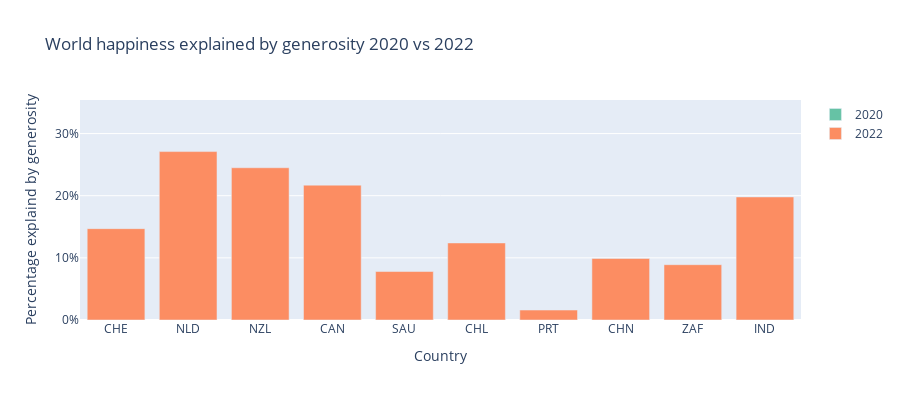

The notebook cell saved with this chart:
### Markdown cell above
Let's analyse the difference in inflation between 2020 and 2022:

- In 2020, the inflation was considerably lower than in 2022.
- Has the overall happiness score for generosity in 2022 decreased compared to 2020?
- Can this be explained by inflation?"

## Happiness and Generosity in 2020 vs 2022

- Countries on the X-axis
- Bar for 2020 and bar for 2022 in one graph
- Happiness score and generosity on the Y-axis (separate graph for each variable)

#### Question: Is inflation higher in 2022 than in 2020 in every selected country?

#### Question: Is the happiness score lower in 2022 than in 2020 every selected country?

### Code cell
# Define the colors (ChatGPT)
colors = ['rgb(102,194,165)', 'rgb(252,141,98)', 'rgb(141,160,203)']

# creeer de layout
layout = go.Layout(
    xaxis=go.layout.XAxis(
        type='category' # het type van de X as is categorisch
    ),
    yaxis = go.layout.YAxis(
        tickformat = ',.0%', # toon als percentage
    ),
    height=400
)

year2020 = go.Bar(
    x=happiness_2020['Country name'],
    y=happiness_2020['Explained by: Generosity'], # by year 2020
    name='2020',
    marker=dict(color=colors[0]) #ChatGPT 
)
year2022 = go.Bar(
    x=happiness_2022['Country'],
    y=happiness_2022['Explained by: Generosity'],
    name='2022',
    marker=dict(color=colors[1]) #ChatGPT
)

data = [year2020, year2022]
fig = go.Figure(data=data, layout=layout)

# labels
fig.update_layout(
    title="World happiness explained by generosity 2020 vs 2022",
    xaxis_title="Country",
    yaxis_title="Percentage explaind by generosity")
    
fig.show()

### Figure 1 — Plotly figure (JSON) as saved in the notebook; plotly's stock layout.template omitted (floating-point values rounded to 4 significant figures)
{"data": [{"marker": {"color": "rgb(102,194,165)"}, "name": "2020", "type": "bar", "x": [null, null, null, null, null, null, null, null, null, null], "y": [0.2691, 0.3363, 0.3257, 0.2815, 0.08744, 0.1556, 0.05304, 0.07902, 0.1264, 0.2371]}, {"marker": {"color": "rgb(252,141,98)"}, "name": "2022", "type": "bar", "x": ["CHE", "NLD", "NZL", "CAN", "SAU", "CHL", "PRT", "CHN", "ZAF", "IND"], "y": [0.147, 0.271, 0.245, 0.217, 0.078, 0.124, 0.016, 0.099, 0.089, 0.198]}], "layout": {"height": 400, "title": {"text": "World happiness explained by generosity 2020 vs 2022"}, "xaxis": {"title": {"text": "Country"}, "type": "category"}, "yaxis": {"tickformat": ",.0%", "title": {"text": "Percentage explaind by generosity"}}}}
